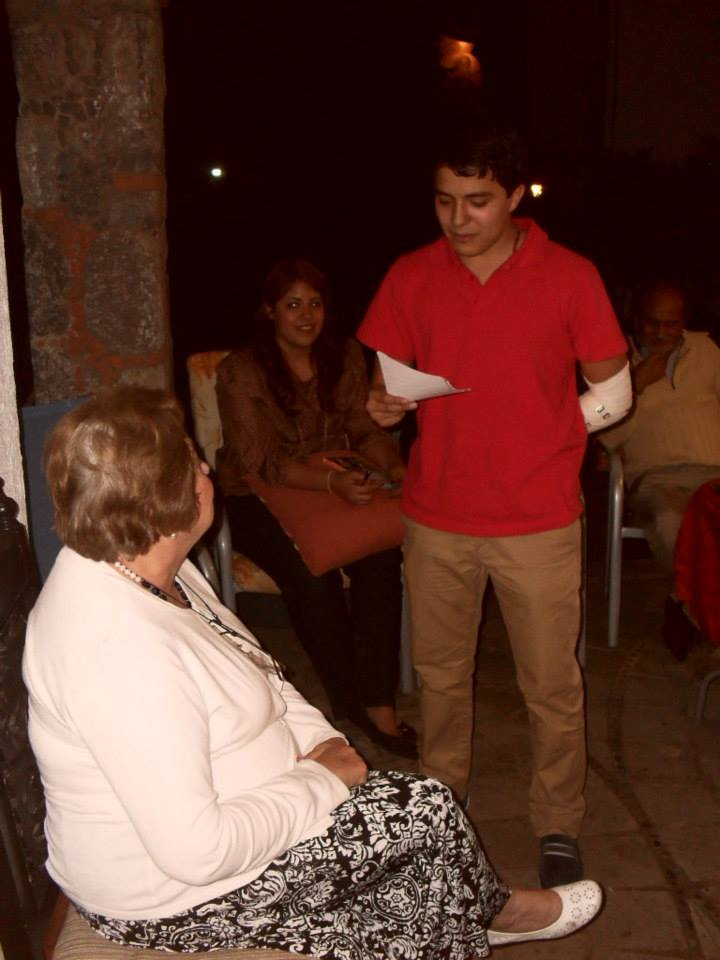
//> input picture one.jpg, 720 x 960 px
$ ./main   (built with g++ and OpenCV 4)
//> lines starting //> are read from the running program, lines starting //| are printed output that depends on the picture; after the words box and inside, x2 and y2 are one past the last pixel; in counts of white or black regions, pixels touching at a corner belong together
#include <opencv2/core/core.hpp>
#include <opencv2/imgproc/imgproc.hpp>
#include <opencv2/highgui/highgui.hpp>
#include <iostream>
#include <cmath>
using namespace cv;
using namespace std;

float maximum(float array[]);
int main()
{


    float colorCount[255];

    for (int i = 0; i < 255; i++)
    {
        colorCount[i] = 0;
    }

    //Read the image
    Mat image;
    image = imread("one.jpg", IMREAD_GRAYSCALE);
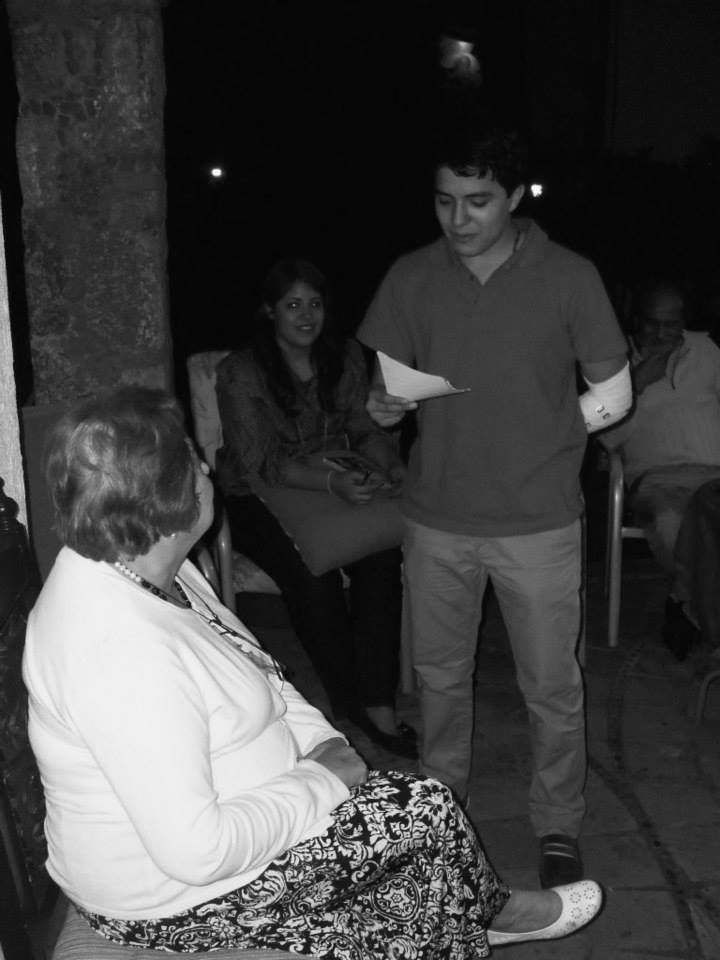
//> image: 960 rows x 720 cols, CV_8UC1; min 0, max 255, mean 64.4
    if(! image.data)                              // Check for invalid input
    {
        cout <<  "Could not open or find the image" << std::endl ;
        return -1;
    }


    //Get how many times a color ir repeated
    Mat histogramImage(1024,1024,CV_8U,Scalar(0));
    for (int y = 0; y < image.rows; y++)
    {
        for (int x = 0; x < image.cols; x++)
        {

            colorCount[image.at<uchar>(y,x)]++;
        }

    }
//> after the loop, colorCount = 255 values, max 102836 at index 7, min 0 at index 248, mean 2710.5

    //Calculate PMF values
    for (int i = 0; i < 255; i++)
    {
        colorCount[i] = colorCount[i]/(image.cols*image.rows);
    }
//> after the loop, colorCount = 255 values, max 0.149 at index 7, min 0 at index 248, mean 0.00392

    //Get maximum value maximum times that a color repeates in the image.
    float max = maximum(colorCount);
//> max = 0.149

    //Calculate CDF histogram
    float CDF[255];
    CDF[0] = colorCount[0];
//> CDF = 255 values, max 2.17e-05 at index 0, min 0 at index 1, mean 8.51e-08
    for (int i = 1; i < 255; i++)
    {
        CDF[i] = CDF[i - 1] + colorCount[i];
    }
//> after the loop, CDF = 255 values from 2.17e-05 to 1

    //Draw CDF histogram
    for (int i = 0; i < 255; i++)
    {
        int from = i*4;
        int y = (CDF[i] * 255 *4);
        rectangle(histogramImage,Point(from,histogramImage.rows),Point(from + 2,histogramImage.rows - y),Scalar(255,255,255), FILLED,LINE_8,0);
    }
//> this loop made 255 passes
//> y on passes 1 to 3: 0, 0, 0
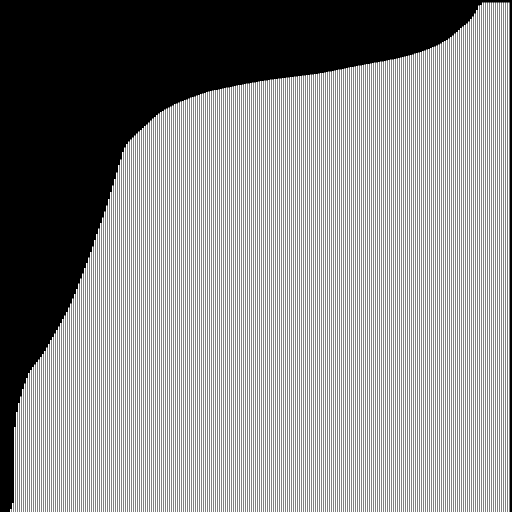
//> histogramImage: 1024 rows x 1024 cols, CV_8UC1 (shown at 1/2 size); 55.6% white; 1 black region, box (x1, y1, x2, y2) and area: (0, 0, 1024, 1024) 465628

    //Equalize the image
    Mat equalizedImage = image.clone();

    for (int y = 0; y < equalizedImage.rows; y++)
    {
        for (int x = 0; x < equalizedImage.cols; x++)
        {
            equalizedImage.at<uchar>(y,x) = floor((255) * CDF[image.at<uchar>(y,x)]);
        }

    }
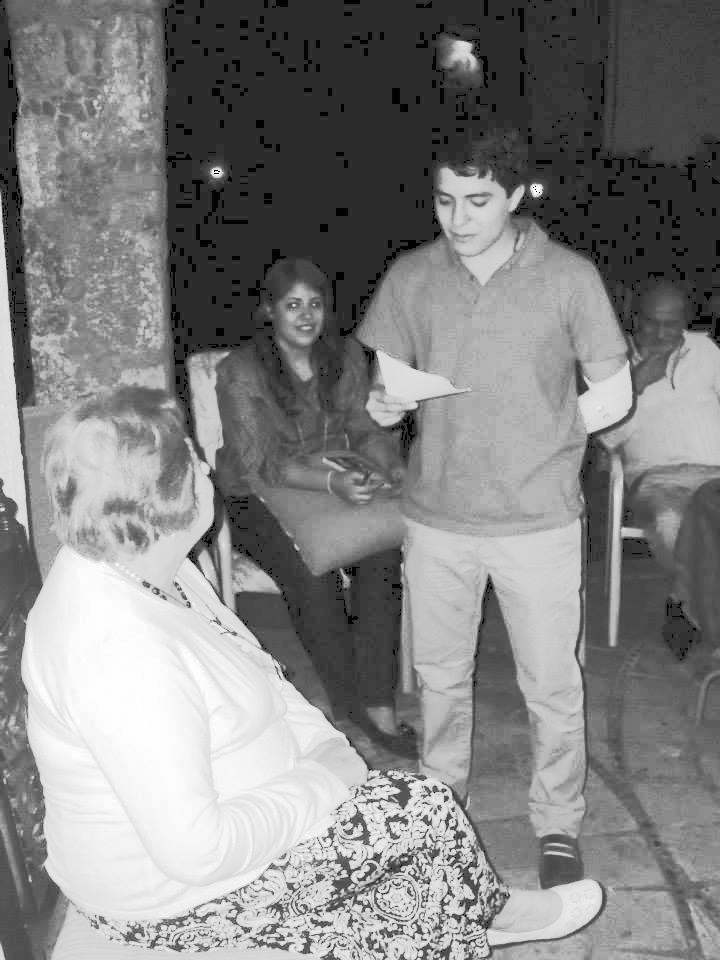
//> equalizedImage: 960 rows x 720 cols, CV_8UC1; min 0, max 254, mean 130.8

    //Show the images
    namedWindow( "Display window1", WINDOW_AUTOSIZE  );
    imshow( "Display window1", histogramImage );
    namedWindow( "Display window2", WINDOW_AUTOSIZE  );
    imshow( "Display window2", image );
    namedWindow( "Display window3", WINDOW_AUTOSIZE  );
    imshow( "Display window3", equalizedImage );
    waitKey(0);
    return 0;
}

//Search fot the maximum value
float maximum(float array[]){
    float *max = array;
    for (int i = 1; i < 255; i++)
    {
        if(*max < array[i]){
            max = &array[i];
        }
    }
    return *max;
}
